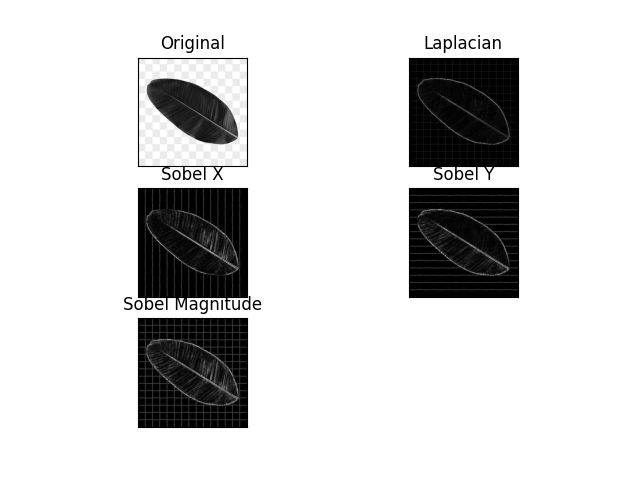

Source code (Python):
import numpy as np
import cv2 as cv
from matplotlib import pyplot as plt

img = cv.imread('daun.png',0)
laplacian64f = cv.Laplacian(img,cv.CV_64F)
abs_laplacian64f = np.absolute (laplacian64f)
laplacian_8u = np.uint8(abs_laplacian64f)
sobelx64f = cv.Sobel(img,cv.CV_64F,1,0,ksize=3)
abs_sobelx64f = np.absolute(sobelx64f)
sobelx_8u= np.uint8(abs_sobelx64f)
sobely64f= cv.Sobel(img,cv.CV_64F,0,1,ksize=3)
abs_sobely64f =np.absolute(sobely64f)
sobely_8u= np.uint8(abs_sobely64f)
magnitudesobel = cv.magnitude (sobelx64f, sobely64f)
abs_sobel64f = np.absolute (magnitudesobel)
sobel_8u= np.uint8(abs_sobel64f)

plt.subplot(3,2,1), plt.imshow(img,cmap = 'gray')
plt.title('Original'), plt.xticks([]), plt.yticks([])
plt.subplot(3,2,2), plt.imshow(laplacian_8u,cmap = 'gray')
plt.title('Laplacian'), plt.xticks ([]), plt.yticks([])
plt.subplot(3,2,3), plt.imshow(sobelx_8u, cmap = 'gray')
plt.title('Sobel X'), plt.xticks([]), plt.yticks([])
plt.subplot(3,2,4), plt.imshow(sobely_8u,cmap = 'gray')
plt.title('Sobel Y'), plt.xticks([]), plt.yticks([])
plt.subplot(3,2,5), plt.imshow(sobel_8u, cmap = 'gray')
plt.title('Sobel Magnitude'), plt.xticks ([]), plt.yticks([])
plt.show()
cv.imshow('Original', img)
cv.imshow('Laplacian', laplacian_8u)
cv.imshow("Sobel X', sobelx_8u")
cv.imshow("Sobel Y', sobely_8u")
cv.imshow('Sobel Magnitude', sobel_8u)
cv.waitKey(0)
cv.destroyAllWindows()
